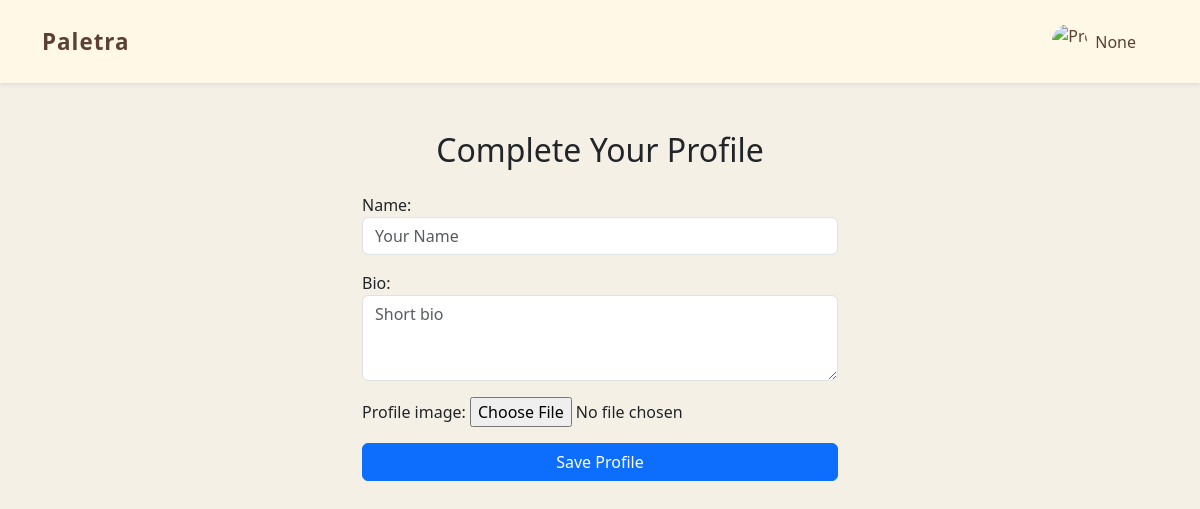
/complete_profile/ (signed in), run on an earlier commit of the app's database.
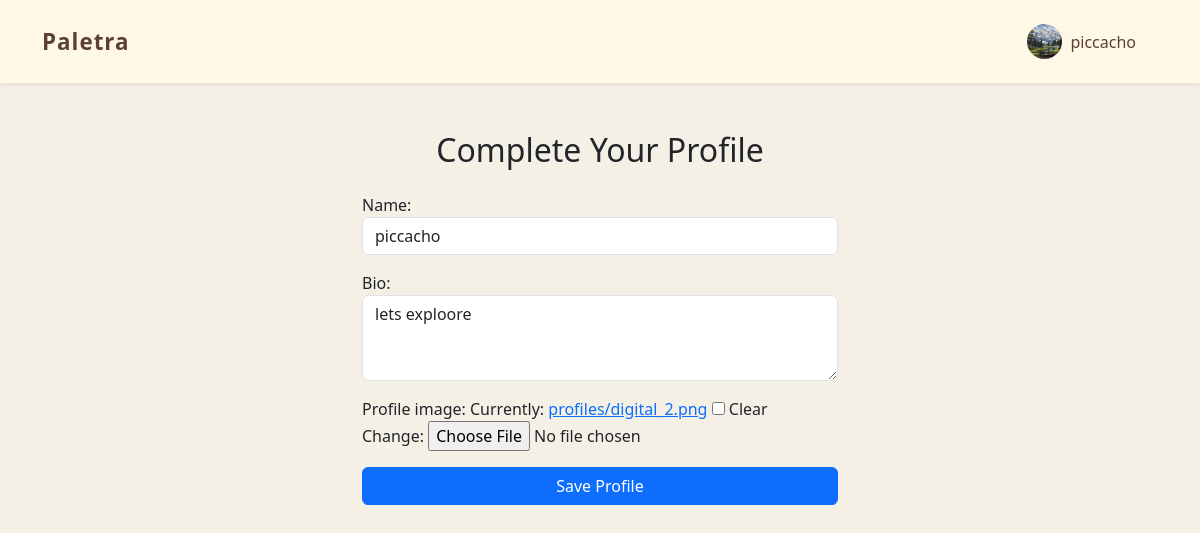
And on a later commit of the database.
### core_app/models.py (models this page shows)
class User(AbstractUser):
    ROLE_CHOICES = [
        ('artist', 'Artist'),
        ('client', 'Client'),
    ]
    email = models.EmailField(unique=True)  # ✅ ADD THIS
    role = models.CharField(max_length=10, choices=ROLE_CHOICES)
    name = models.CharField(max_length=150, blank=True, null=True)
    bio = models.TextField(blank=True, null=True)
    profile_image = models.ImageField(upload_to='profiles/', blank=True, null=True)
    is_profile_complete = models.BooleanField(default=False)

### core_app/views.py (the view)
# urls.py: path('complete_profile/', views.complete_profile, name='complete_profile'),
@login_required
def complete_profile(request):
    if request.user.is_profile_complete:
        if request.user.role == 'artist':
            return redirect('artist_dashboard')
        else:
            return redirect('client_dashboard')
    if request.method == 'POST':
        form = ProfileCompletionForm(request.POST, request.FILES, instance=request.user)
        if form.is_valid():
            user = form.save(commit=False)
            user.is_profile_complete = True
            user.save()
            if user.role == 'artist':
                return redirect('artist_dashboard')
            else:
                return redirect('client_dashboard')
    else:
        form = ProfileCompletionForm(instance=request.user)
    return render(request, 'complete_profile.html', {'form': form})

### core_app/forms.py
class ProfileCompletionForm(forms.ModelForm):
    class Meta:
        model = User
        fields = ['name', 'bio', 'profile_image']
        widgets = {
            'name': forms.TextInput(attrs={'class': 'form-control', 'placeholder': 'Your Name'}),
            'bio': forms.Textarea(attrs={'class': 'form-control', 'placeholder': 'Short bio', 'rows': 3}),
        }

### core_app/templates/complete_profile.html (shortened to what this page needs)
{% extends "masterss.html" %}
{% block content %}
<div class="container py-5" style="max-width: 500px;">
    <h2 class="mb-4 text-center">Complete Your Profile</h2>
    <form method="POST" enctype="multipart/form-data">
        <div class="mb-3">
            {{ form.name.label_tag }}
            {{ form.name }}
        </div>
        <div class="mb-3">
            {{ form.bio.label_tag }}
            {{ form.bio }}
        </div>
        <div class="mb-3">
            {{ form.profile_image.label_tag }}
            {{ form.profile_image }}
        </div>
        <button type="submit" class="btn btn-primary w-100">Save Profile</button>
    </form>
</div>
{% endblock %}

### core_app/templates/masterss.html (shortened to what this page needs)
<!DOCTYPE html>
<html lang="en">
<head>
    {% load static %}
    <link href="https://cdn.jsdelivr.net/npm/bootstrap@5.3.2/dist/css/bootstrap.min.css" rel="stylesheet">
    <link rel="stylesheet" href="https://cdnjs.cloudflare.com/ajax/libs/font-awesome/6.5.0/css/all.min.css"/>
</head>
<body class="{% block body_class %}{% endblock %}">
    <nav class="navbar navbar-expand-lg shadow-sm py-3">
        <div class="container">
            <a class="navbar-brand d-flex align-items-center" href="{% url 'home' %}">
                <span class="fw-semibold text-primary-color">Paletra</span>
            </a>
            <div class="collapse navbar-collapse justify-content-end" id="navbarNav">
                <ul class="navbar-nav align-items-lg-center">
                    {% if request.path == '/' %}
                        <li class="nav-item"><a class="nav-link" href="#about">About</a></li>
                        <li class="nav-item"><a class="nav-link" href="#how">How It Works</a></li>
                        {% if not request.user.is_authenticated %}
                            <li class="nav-item"><a class="nav-link" href="{% url 'login' %}">Login</a></li>
                        {% endif %}
                    {% else %}
                        {% if request.user.is_authenticated %}
                        <li class="nav-item dropdown ms-3">
                            <a class="nav-link dropdown-toggle d-flex align-items-center" href="#" role="button"
                               data-bs-toggle="dropdown" aria-expanded="false">
                                {% if request.user.profile_image %}
                                    <img src="{{ request.user.profile_image.url }}" alt="{{ request.user.name }}"
                                         class="rounded-circle" style="width:35px; height:35px; object-fit:cover; margin-right:8px;">
                                {% else %}
                                    <img src="{% static 'default-profile.png' %}" alt="Profile"
                                         class="rounded-circle" style="width:35px; height:35px; object-fit:cover; margin-right:8px;">
                                {% endif %}
                                {{ request.user.name }}
                            </a>
                        </li>
                        {% else %}
                        <li class="nav-item ms-2">
                            <a class="btn bg-primary-color rounded-pill px-4" href="{% url 'login' %}">Login</a>
                        </li>
                        {% endif %}
                    {% endif %}
                </ul>
            </div>
        </div>
    </nav>
    <main>
        {% block content %}{% endblock %}
    </main>
</body>
</html>

What changed in the data, as far as the page shows it:
changed User: user.profile_image: picture added; user.name "None" → "piccacho"; name (not shown) → "piccacho"; bio (not shown) → "lets exploore"
Also different on the page:
form field profile_image: (not shown) → "☐"
text now shown: "Currently: profiles/digital_2.png Clear Change:"
